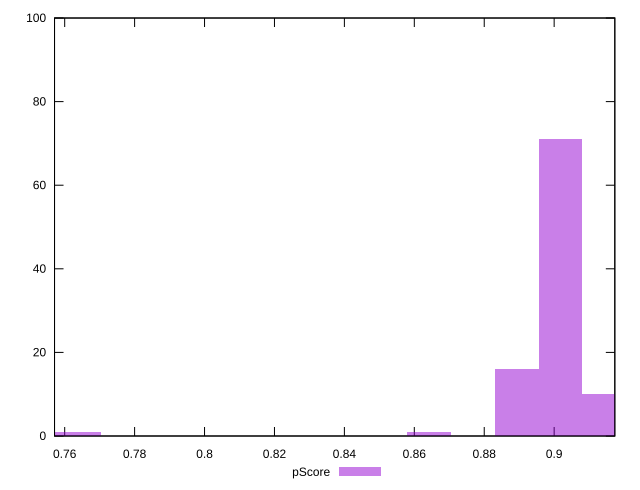

This figure's gnuplot source:
reset

$pScore <<EOF
0.8642558461527787 1
0.9143576343355485 10
0.901832187289856 71
0.7515268227415467 1
0.8893067402441636 16
0.7640522697872392 1
EOF

set key outside below
set boxwidth 0.012525447045692445
set xrange [0.75709388197615:0.9173535662512327]
set yrange [0:100]
set trange [0:100]
set style fill transparent solid 0.5 noborder
set terminal svg size 640, 490 enhanced background rgb 'white'
set output "reports/report_00031_2021-02-24T23-18-18.084Z/mainthread-work-breakdown/samples/music/pScore/histogram.svg"

plot $pScore title "pScore" with boxes

reset
